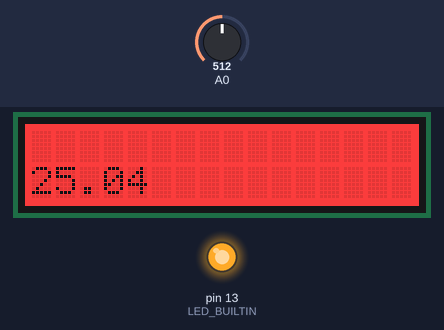
Bench run of a sketch on a simulated Arduino Uno, built with avr-gcc and run on an emulated ATmega328P. On the bench: 16×2 character LCD, output pins drawn as LEDs (lit = HIGH). The inputs (shaded band) are chosen by the test bench; at power-on: A0 = 512. What the sketch prints to the serial monitor is not drawn.

Above: at 2.2 s.
2.3 s: A0 set to 716
At 4.1 s:
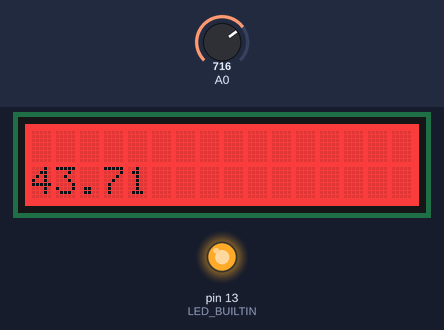
4.5 s: A0 set to 900
At 5.6 s:
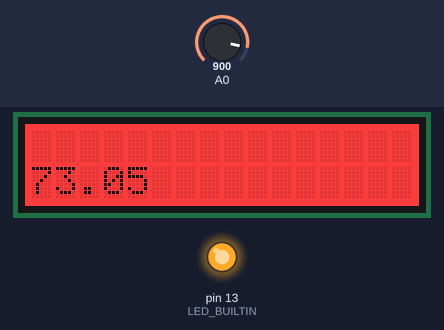
6.5 s: A0 set to 1023
At 8.4 s:
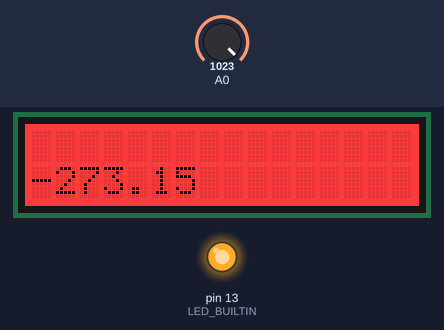
Timing chart, 0 to 9.9 s (numbered marks = the images above; inputs shaded):
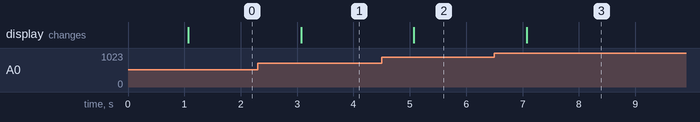

Measured:
- after the input at 2.3 s, the display: changes after 0.77 s (image 1)
- after the input at 4.5 s, the display: changes after 0.57 s (image 2)
- after the input at 6.5 s, the display: changes after 0.57 s (image 3)

The sketch:

lcd_temp_sensor.ino
```cpp
#include <Wire.h>
#include "rgb_lcd.h"

rgb_lcd lcd;

const int colorR = 255;
const int colorG = 0;
const int colorB = 0;

const int B = 4275;               // B value of the thermistor
const int R0 = 100000;            // R0 = 100k

unsigned long prev_mili = 0;
unsigned long interval = 1000;


void setup() {
  // put your setup code here, to run once:

  pinMode(LED_BUILTIN,OUTPUT);
  digitalWrite(LED_BUILTIN,HIGH);

  pinMode(A0,INPUT);

  //Note: the lcd code is copied from the example on the grove website
  // set up the LCD's number of columns and rows:
  lcd.begin(16, 2);

  lcd.setRGB(colorR, colorG, colorB);

  delay(1000);
  Serial.begin(9600);

}

void collecd_and_send_data()
{
    int a = analogRead(A0);

    float R = (1023.0 / a) - 1.0;
    R = R0*R;
    float temperature = 1.0 / (log(R/ R0) / B + 1.0 / 298.15) - 273.15;
    Serial.println(temperature);

    // set the cursor to column 0, line 1
    // (note: line 1 is the second row, since counting begins with 0):
    lcd.setCursor(0, 1);
    // print the number of seconds since reset:
    lcd.print(temperature);

    delay(100);
}

void loop() {

    unsigned long currentMillis = millis();
    // collect data every second
    if ((currentMillis - prev_mili) >= interval)
    {
      prev_mili = currentMillis;
      collecd_and_send_data();
    }

    delay(1);
}
```
